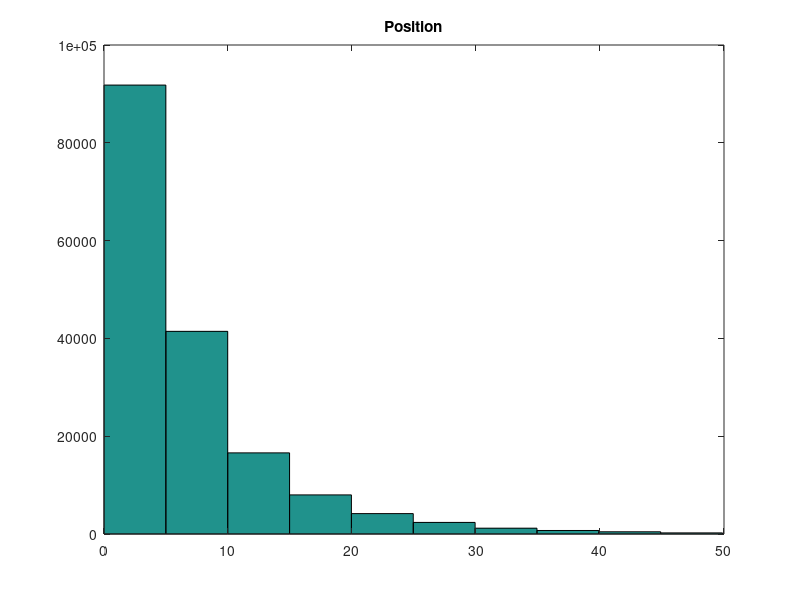

Source code (MATLAB):
%% Simple MC
% Matthew J. Urffer (matthew.urffer@gmail.com)


%% Material Properties
ng = 2;                                 % Number of groups
totxs = [0.1, 0.2];                     % Total cross section in group i
scat = [0.05, 0.04; 0.0, 0.1];          % Scatter from group i to j
sour = [4, 6];                          % Source in group i

% Displaying Parameters
fprintf(1,'Total number of E groups %d\n',ng);
fprintf(1,'Total Cross Sections\n');
disp(totxs);
fprintf(1,'Inter Group Scattering\n');
disp(scat);
fprintf(1,'Source Cross Sections\n');
disp(sour);
%% Geometry Properies
width = 50;
sWidth = 5;

%% Computing Derived Quanties
% Total Scattering Cross Section for each group
totscat = zeros(ng,1);
for i=1:ng
    for j=1:ng
        totscat(i) = totscat(i) + scat(i,j);
    end
end
fprintf(1,'Total Scattering Matrix\n');
disp(totscat);

% Convert Source to CDF
sour = cumsum(sour);
sour = sour/sour(end);
fprintf(1,'Source CDF\n');
disp(sour);

% Converting Scattering Cross Sections to CDF
for i = 1:ng
    for j=2:ng
        scat(i,j) = scat(i,j)+scat(i,j-1);
    end
    for j=1:ng
        scat(i,j) = scat(i,j)/scat(i,end);
    end
end
fprintf(1,'Total Scattering CDF\n');
disp(scat);

%% Setting up Binning Strucutres
nbins = 6;
bin = zeros(nbins,1);
binNames = ...
   {'Particles Exiting Left (group 1) ','Particles Exiting Left (group 2) ',...
    'Particles Exiting Right (group 1)','Particles Exiting Right (group 2)',...
    'Flux (group 1)                   ','Flux (group 2)                   '};
bin2 = zeros(nbins,1);
numAbsorbitions = zeros(ng,1);
pos = 0;

%% Running Simulation
nhist = 100000;
for ih=1:nhist
    tbin = zeros(nbins,1);
    
    %% Find the Original Position, energy and direction
    x = sWidth*rand(1);      % Position
    mu = 2*rand(1)-1;        % Direction cosine
    w = 1;                   % Particle Weight
    if ( rand(1) < sour(1))
        ig = 1;
    else
        ig = 2;
    end
    
    %% Simulate the Particle bouncing around
    % This is done by using an infinate loop that is broken once the
    % particle leaves the problem geometry or is absorbed
    while (true)
        %% Mean Free Paths to Next Collision and Distance
        mfp = -log(1-rand(1));
        dd = mfp/totxs(ig);
        x = x+dd*mu;
        pos(end+1) = x;
        
        %% What Could have Happened?        
        if (x <0)               % Particle has exited the left boundary
            % Contribute to leakage
            tbin(ig) = tbin(ig)+1;
            break;
        elseif (x > width)      % Particle has exited the right boundary
            % Contibute to leakage
            tbin(ig+ng) = tbin(ig+ng)+1;
            break;
        else                    % Must have been a collision

            if (rand(1) > totscat(ig)/totxs(ig) )
                % Absorbition Collions
                break;
            else
                % Pick new direction and energy group
                mu = 2*rand(1)-1;
                if ( rand(1) < scat(ig,1))
                    ig = 1;
                else
                    ig = 2;
                end
                % Code continues on to MFP calcuation (top of while)
            end
            
        end
    end
    bin = bin + tbin;
    bin2 = bin2 + tbin.^2;
end

%% Output results
xhat = bin/nhist;
x2hat = bin2/nhist;
sampleVar = (nhist/(nhist-1))*abs(x2hat - xhat.^2);
meanVar = sampleVar/nhist;
meanSTD = sqrt(meanVar);
precent = meanSTD./xhat;
fprintf(1,'Simulating %d histories\n',nhist);
for i=1:nbins
    fprintf(1,'For bin %d %s \t%2.4e\t +/- %2.2e (%2.4f%%)\n',i,binNames{i},xhat(i),meanSTD(i),precent(i));
end

% Looking at histograms of direction and position
pos(1) = [];
pos(pos <0 | pos > width) = [];
figure(1);  hist(pos);  title('Position');